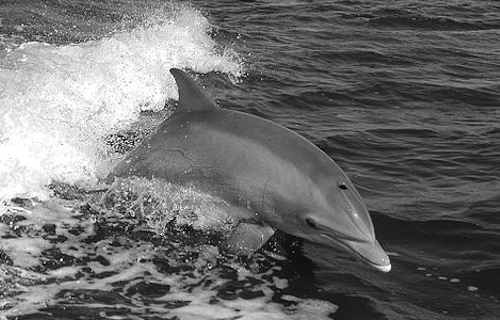
#> input picture 2A-L1/images/dolphin.png, 500 x 320 px
$ python add_image.py   (Python 2 division)
#> lines starting #> are read from the running program, lines starting #| are printed output that depends on the picture
# Add two images

import cv2

# Open bicycle and dolphin images
dolphin = cv2.imread("images/dolphin.png")
#> dolphin is the input picture: shape (320, 500, 3); min 0, max 255, mean 109.1
bicycle = cv2.imread("images/bicycle.png")
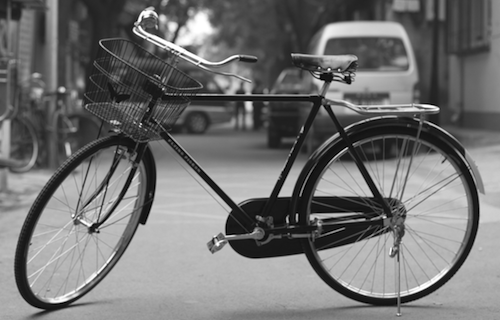
#> input picture 2A-L1/images/bicycle.png, 500 x 320 px
#> bicycle is the input picture: shape (320, 500, 3); min 0, max 255, mean 114.2

cv2.imshow("Dolphin image", dolphin)
cv2.imshow("Bicycle image", bicycle)

print "Dolphin image shape is \n {}".format(dolphin.shape)
#| Dolphin image shape is
#|  (320, 500, 3)
print "Bicycle image shape is \n {}".format(bicycle.shape)
#| Bicycle image shape is
#|  (320, 500, 3)

# Add the images in different ways
summed = dolphin + bicycle
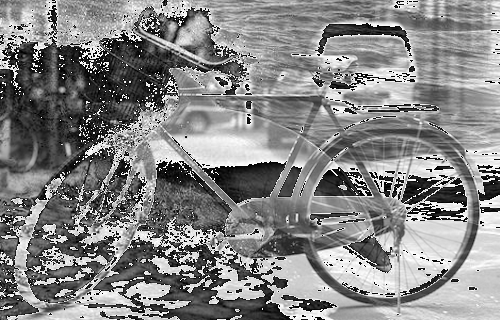
#> summed: shape (320, 500, 3); min 0, max 255, mean 133.3
average = dolphin / 2 + bicycle / 2
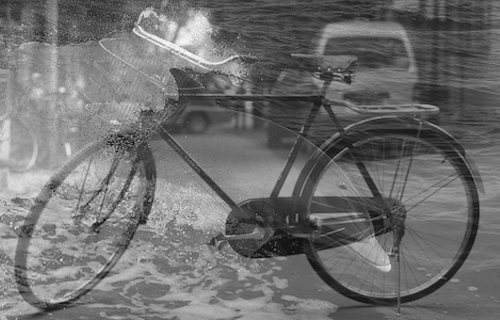
#> average: shape (320, 500, 3); min 8, max 254, mean 111.1
average_alt = (dolphin + bicycle) / 2
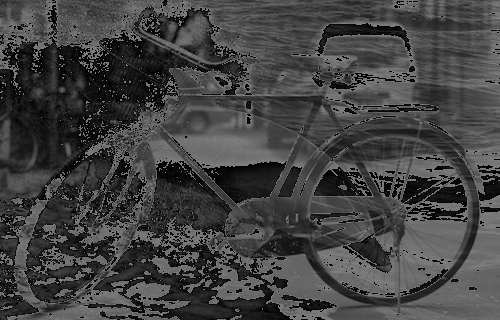
#> average_alt: shape (320, 500, 3); min 0, max 127, mean 66.4

cv2.imshow("Summed image", summed)
cv2.imshow("Average image", average)
cv2.imshow("Alternate average image", average_alt)

cv2.waitKey(0)
